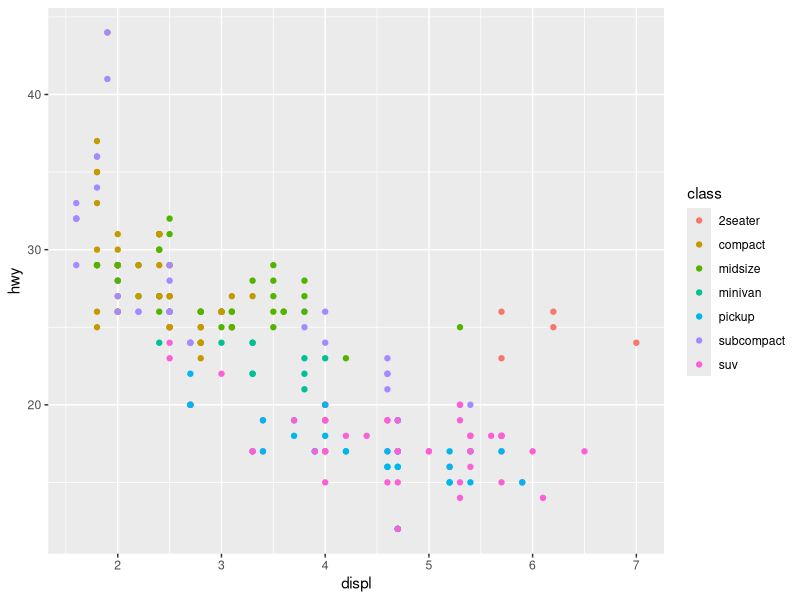
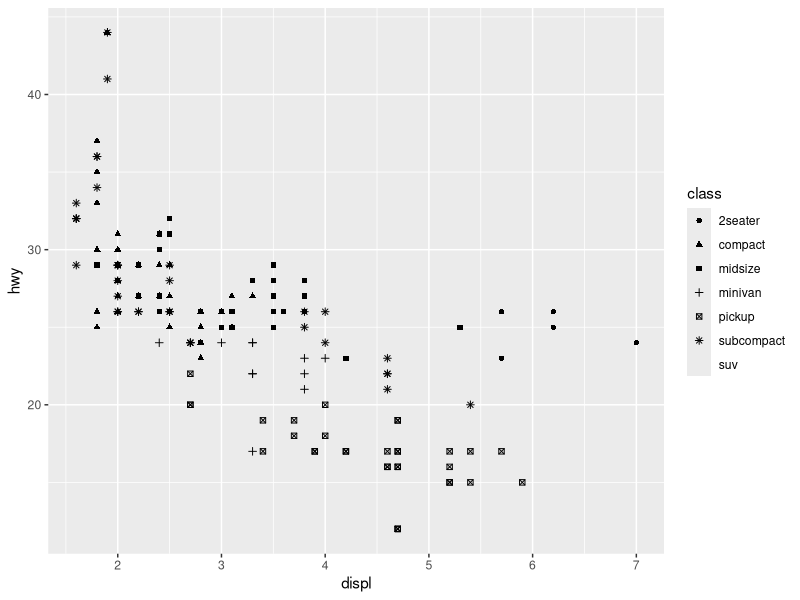
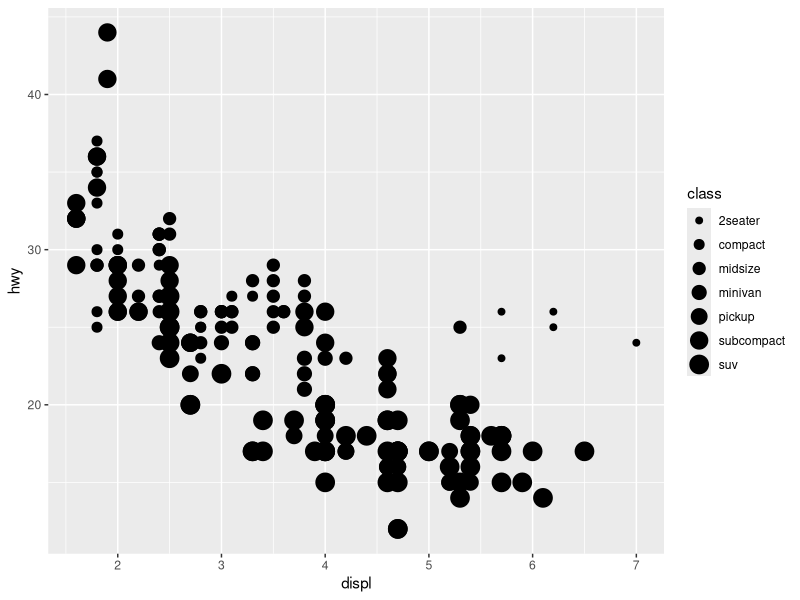
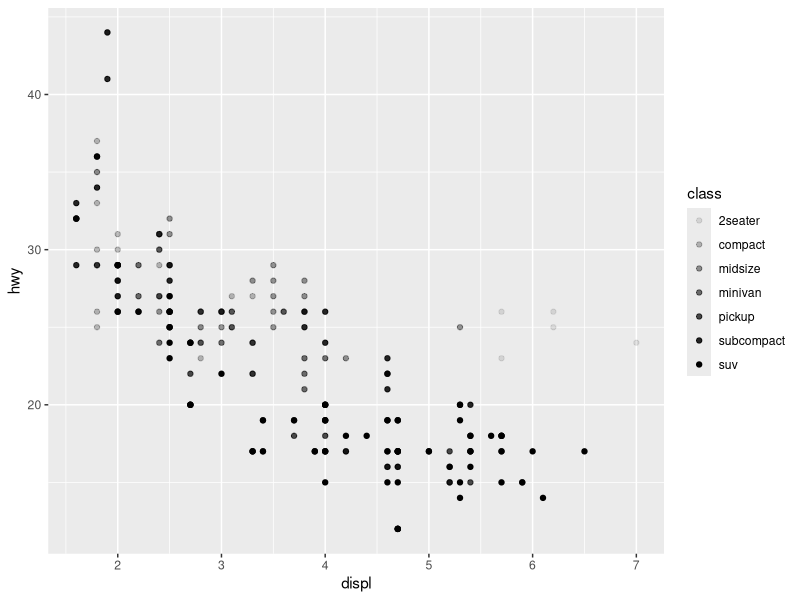
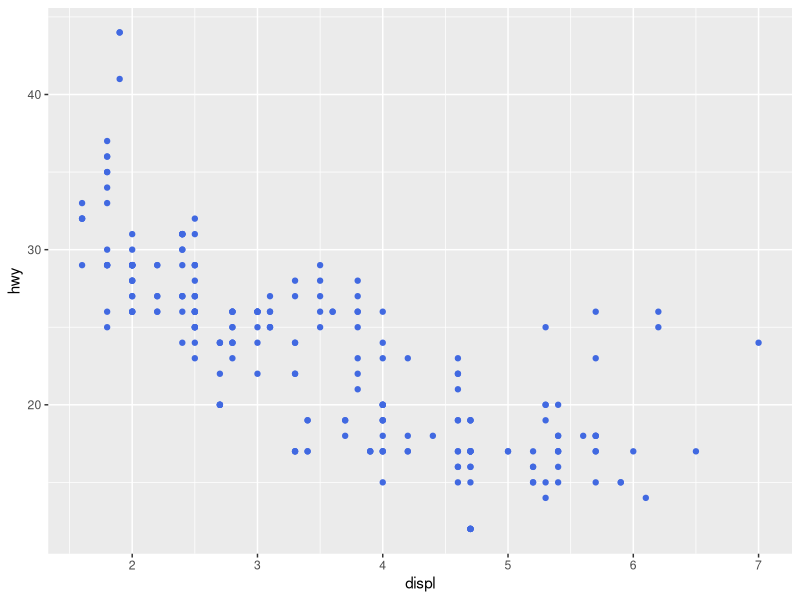
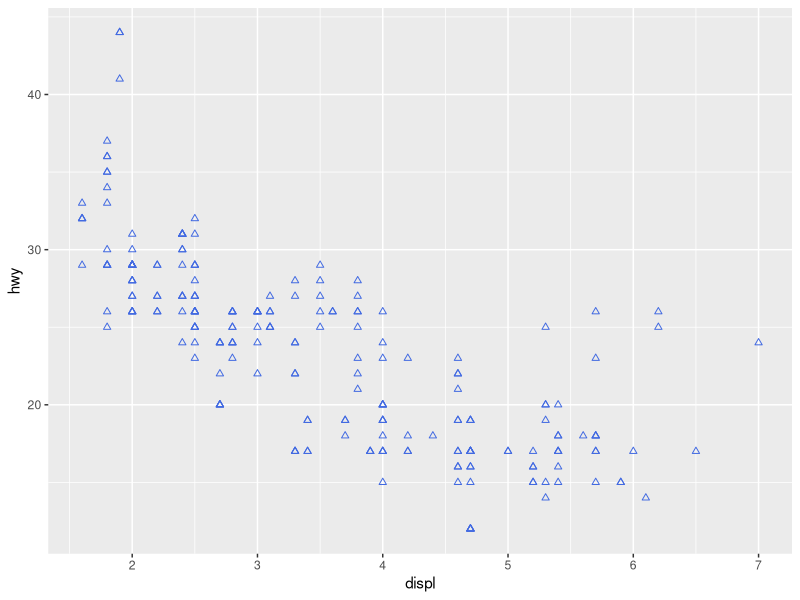
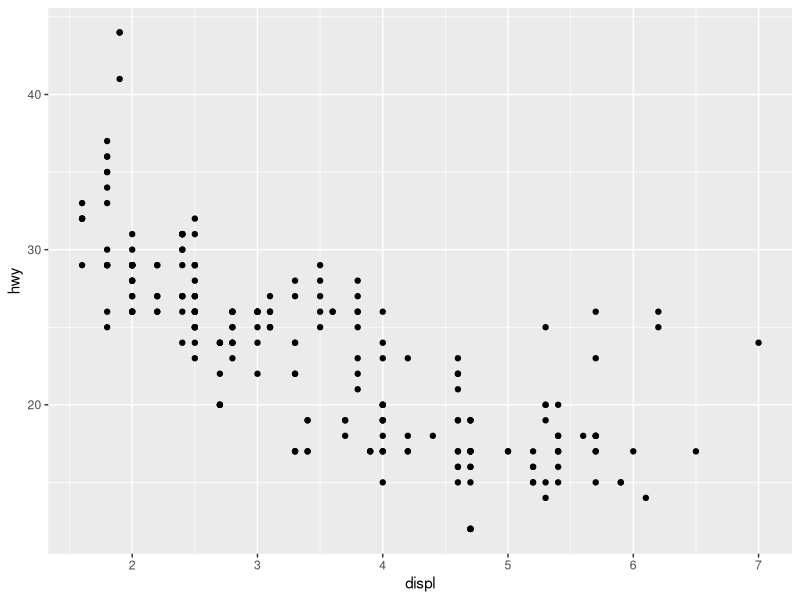
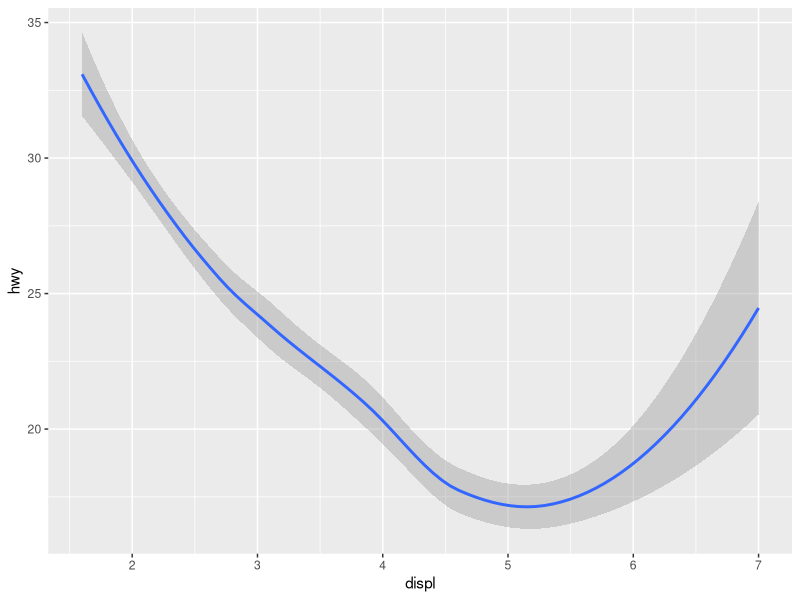

These charts were generated, in order, by the following R code:
# Layers

# Prerequisites

library(tidyverse)

### Aesthetic Mappings

mpg

ggplot(mpg, aes(x = displ, y = hwy, color = class)) +
  geom_point()

ggplot(mpg, aes(x = displ, y = hwy, shape = class)) +
  geom_point()

ggplot(mpg, aes(x = displ, y = hwy, size = class)) +
  geom_point()

ggplot(mpg, aes(x = displ, y = hwy, alpha = class)) +
  geom_point()

ggplot(mpg, aes(x = displ, y = hwy)) +
  geom_point(color = "royalblue")


ggplot(mpg, aes(x = displ, y = hwy)) +
  geom_point(color = "royalblue", shape = 2)

### Geometric Objects

##### Left
ggplot(mpg, aes(x = displ, y = hwy)) +
  geom_point()

##### Right
ggplot(mpg, aes(x = displ, y = hwy)) +
  geom_smooth()

##### Left
ggplot(mpg, aes(x = displ, y = hwy, shape = drv)) +
  geom_smooth()

##### Right
ggplot(mpg, aes(x = displ, y = hwy, linetype = drv)) +
  geom_smooth()

ggplot(mpg, aes(x = displ, y = hwy, color = drv)) +
  geom_point() +
  geom_smooth(aes(linetype = drv))

##### Left 
ggplot(mpg, aes(x = displ, y = hwy)) +
  geom_smooth()

##### Middle 
ggplot(mpg, aes(x = displ, y = hwy)) +
  geom_smooth(aes(group = drv))

##### Right
ggplot(mpg, aes(x = displ, y = hwy)) +
  geom_smooth(aes(color = drv), show.legend = FALSE)

ggplot(mpg, aes(x = displ, y = hwy)) +
  geom_point(aes(color = class)) +
  geom_smooth()

ggplot(mpg, aes(x = displ, y = hwy)) +
  geom_point() +
  geom_point(
    data = mpg %>% filter(class == "2seater"),
    color = "red"
  ) +
  geom_point(
    data = mpg %>% filter(class == "2seater"),
    shape = "circle open", size = 3, color = "red"
  )


##### Left 
ggplot(mpg, aes(x = hwy)) +
  geom_histogram(binwidth = 2)

##### Middle 
ggplot(mpg, aes(x = hwy)) +
  geom_density()

##### Right
ggplot(mpg, aes(x = hwy)) +
  geom_boxplot()

library(ggridges)

ggplot(mpg, aes(x = hwy, y = drv, fill = drv, color = drv)) +
  geom_density_ridges(alpha = 0.5, show.legend = FALSE)

























